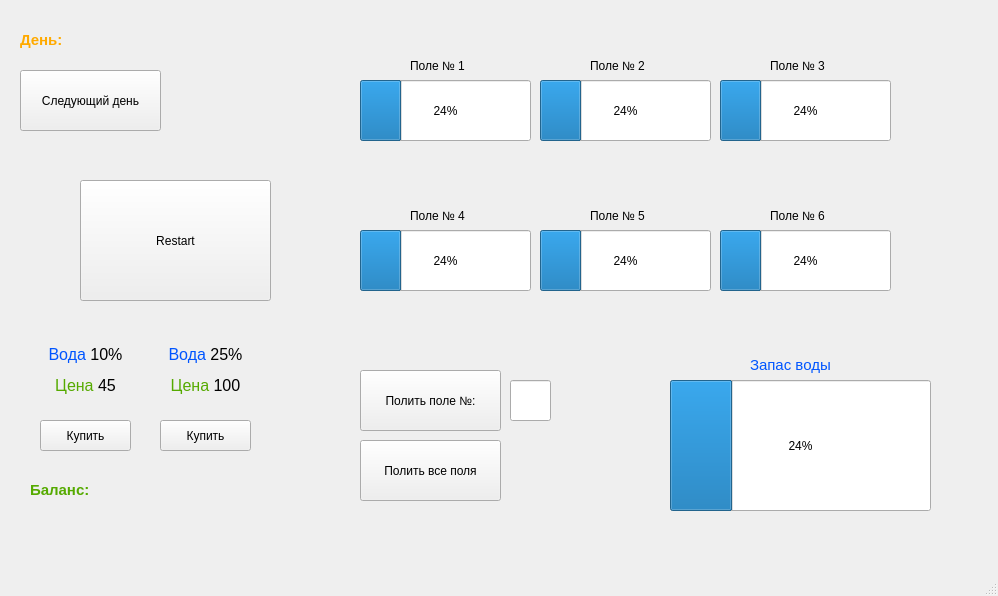
<?xml version="1.0" encoding="UTF-8"?>
<ui version="4.0">
 <class>MainWindow</class>
 <widget class="QMainWindow" name="MainWindow">
  <property name="geometry">
   <rect>
    <x>0</x>
    <y>0</y>
    <width>998</width>
    <height>596</height>
   </rect>
  </property>
  <property name="windowTitle">
   <string>MainWindow</string>
  </property>
  <property name="iconSize">
   <size>
    <width>16</width>
    <height>16</height>
   </size>
  </property>
  <property name="documentMode">
   <bool>false</bool>
  </property>
  <widget class="QWidget" name="centralwidget">
   <widget class="QProgressBar" name="progressBar_1field">
    <property name="geometry">
     <rect>
      <x>360</x>
      <y>80</y>
      <width>171</width>
      <height>61</height>
     </rect>
    </property>
    <property name="value">
     <number>24</number>
    </property>
   </widget>
   <widget class="QPushButton" name="buttonWaterTheField">
    <property name="geometry">
     <rect>
      <x>360</x>
      <y>370</y>
      <width>141</width>
      <height>61</height>
     </rect>
    </property>
    <property name="text">
     <string>Полить поле №:</string>
    </property>
   </widget>
   <widget class="QLineEdit" name="lineEdit_NumberOfField">
    <property name="geometry">
     <rect>
      <x>510</x>
      <y>380</y>
      <width>41</width>
      <height>41</height>
     </rect>
    </property>
   </widget>
   <widget class="QProgressBar" name="progressBar_2field">
    <property name="geometry">
     <rect>
      <x>540</x>
      <y>80</y>
      <width>171</width>
      <height>61</height>
     </rect>
    </property>
    <property name="value">
     <number>24</number>
    </property>
   </widget>
   <widget class="QProgressBar" name="progressBar_3field">
    <property name="geometry">
     <rect>
      <x>720</x>
      <y>80</y>
      <width>171</width>
      <height>61</height>
     </rect>
    </property>
    <property name="value">
     <number>24</number>
    </property>
   </widget>
   <widget class="QLabel" name="label">
    <property name="geometry">
     <rect>
      <x>410</x>
      <y>50</y>
      <width>111</width>
      <height>31</height>
     </rect>
    </property>
    <property name="text">
     <string>Поле № 1</string>
    </property>
   </widget>
   <widget class="QLabel" name="label_2">
    <property name="geometry">
     <rect>
      <x>590</x>
      <y>50</y>
      <width>111</width>
      <height>31</height>
     </rect>
    </property>
    <property name="text">
     <string>Поле № 2</string>
    </property>
   </widget>
   <widget class="QLabel" name="label_3">
    <property name="geometry">
     <rect>
      <x>770</x>
      <y>50</y>
      <width>111</width>
      <height>31</height>
     </rect>
    </property>
    <property name="text">
     <string>Поле № 3</string>
    </property>
   </widget>
   <widget class="QProgressBar" name="progressBar_4field">
    <property name="geometry">
     <rect>
      <x>360</x>
      <y>230</y>
      <width>171</width>
      <height>61</height>
     </rect>
    </property>
    <property name="value">
     <number>24</number>
    </property>
   </widget>
   <widget class="QProgressBar" name="progressBar_5field">
    <property name="geometry">
     <rect>
      <x>540</x>
      <y>230</y>
      <width>171</width>
      <height>61</height>
     </rect>
    </property>
    <property name="value">
     <number>24</number>
    </property>
   </widget>
   <widget class="QLabel" name="label_4">
    <property name="geometry">
     <rect>
      <x>590</x>
      <y>200</y>
      <width>111</width>
      <height>31</height>
     </rect>
    </property>
    <property name="text">
     <string>Поле № 5</string>
    </property>
   </widget>
   <widget class="QLabel" name="label_5">
    <property name="geometry">
     <rect>
      <x>770</x>
      <y>200</y>
      <width>111</width>
      <height>31</height>
     </rect>
    </property>
    <property name="text">
     <string>Поле № 6</string>
    </property>
   </widget>
   <widget class="QProgressBar" name="progressBar_6field">
    <property name="geometry">
     <rect>
      <x>720</x>
      <y>230</y>
      <width>171</width>
      <height>61</height>
     </rect>
    </property>
    <property name="value">
     <number>24</number>
    </property>
   </widget>
   <widget class="QLabel" name="label_6">
    <property name="geometry">
     <rect>
      <x>410</x>
      <y>200</y>
      <width>111</width>
      <height>31</height>
     </rect>
    </property>
    <property name="text">
     <string>Поле № 4</string>
    </property>
   </widget>
   <widget class="QPushButton" name="buttonNextDay">
    <property name="geometry">
     <rect>
      <x>20</x>
      <y>70</y>
      <width>141</width>
      <height>61</height>
     </rect>
    </property>
    <property name="text">
     <string>Следующий день</string>
    </property>
   </widget>
   <widget class="QProgressBar" name="progressBar_WaterSupply">
    <property name="geometry">
     <rect>
      <x>670</x>
      <y>380</y>
      <width>261</width>
      <height>131</height>
     </rect>
    </property>
    <property name="value">
     <number>24</number>
    </property>
   </widget>
   <widget class="QLabel" name="label_7">
    <property name="geometry">
     <rect>
      <x>750</x>
      <y>350</y>
      <width>111</width>
      <height>31</height>
     </rect>
    </property>
    <property name="text">
     <string>&lt;html&gt;&lt;head/&gt;&lt;body&gt;&lt;p&gt;&lt;span style=&quot; font-size:11pt; color:#0055ff;&quot;&gt;Запас воды&lt;/span&gt;&lt;/p&gt;&lt;/body&gt;&lt;/html&gt;</string>
    </property>
    <property name="scaledContents">
     <bool>false</bool>
    </property>
   </widget>
   <widget class="QLabel" name="labelNumberOfDay">
    <property name="geometry">
     <rect>
      <x>80</x>
      <y>20</y>
      <width>151</width>
      <height>41</height>
     </rect>
    </property>
    <property name="text">
     <string>&lt;html&gt;&lt;head/&gt;&lt;body&gt;&lt;p&gt;&lt;br/&gt;&lt;/p&gt;&lt;/body&gt;&lt;/html&gt;</string>
    </property>
   </widget>
   <widget class="QLabel" name="label_8">
    <property name="geometry">
     <rect>
      <x>20</x>
      <y>20</y>
      <width>61</width>
      <height>41</height>
     </rect>
    </property>
    <property name="text">
     <string>&lt;html&gt;&lt;head/&gt;&lt;body&gt;&lt;p&gt;&lt;span style=&quot; font-size:11pt; font-weight:600; color:#ffaa00;&quot;&gt;День:&lt;/span&gt;&lt;/p&gt;&lt;/body&gt;&lt;/html&gt;</string>
    </property>
   </widget>
   <widget class="QPushButton" name="buttonWaterAllFields">
    <property name="geometry">
     <rect>
      <x>360</x>
      <y>440</y>
      <width>141</width>
      <height>61</height>
     </rect>
    </property>
    <property name="text">
     <string>Полить все поля</string>
    </property>
   </widget>
   <widget class="QLabel" name="LabelDeadField_1">
    <property name="geometry">
     <rect>
      <x>360</x>
      <y>70</y>
      <width>191</width>
      <height>71</height>
     </rect>
    </property>
    <property name="text">
     <string/>
    </property>
   </widget>
   <widget class="QLabel" name="LabelDeadField_2">
    <property name="geometry">
     <rect>
      <x>540</x>
      <y>70</y>
      <width>191</width>
      <height>71</height>
     </rect>
    </property>
    <property name="text">
     <string/>
    </property>
   </widget>
   <widget class="QLabel" name="LabelDeadField_3">
    <property name="geometry">
     <rect>
      <x>720</x>
      <y>70</y>
      <width>191</width>
      <height>71</height>
     </rect>
    </property>
    <property name="text">
     <string/>
    </property>
   </widget>
   <widget class="QLabel" name="LabelDeadField_4">
    <property name="geometry">
     <rect>
      <x>360</x>
      <y>220</y>
      <width>191</width>
      <height>71</height>
     </rect>
    </property>
    <property name="text">
     <string/>
    </property>
   </widget>
   <widget class="QLabel" name="LabelDeadField_5">
    <property name="geometry">
     <rect>
      <x>540</x>
      <y>220</y>
      <width>191</width>
      <height>71</height>
     </rect>
    </property>
    <property name="text">
     <string/>
    </property>
   </widget>
   <widget class="QLabel" name="LabelDeadField_6">
    <property name="geometry">
     <rect>
      <x>720</x>
      <y>220</y>
      <width>191</width>
      <height>71</height>
     </rect>
    </property>
    <property name="text">
     <string/>
    </property>
   </widget>
   <widget class="QLabel" name="label_9">
    <property name="geometry">
     <rect>
      <x>30</x>
      <y>470</y>
      <width>91</width>
      <height>41</height>
     </rect>
    </property>
    <property name="text">
     <string>&lt;html&gt;&lt;head/&gt;&lt;body&gt;&lt;p&gt;&lt;span style=&quot; font-size:11pt; font-weight:600; color:#55aa00;&quot;&gt;Баланс:&lt;/span&gt;&lt;/p&gt;&lt;/body&gt;&lt;/html&gt;</string>
    </property>
   </widget>
   <widget class="QLabel" name="labelAmountOfMoney">
    <property name="geometry">
     <rect>
      <x>120</x>
      <y>470</y>
      <width>151</width>
      <height>41</height>
     </rect>
    </property>
    <property name="text">
     <string>&lt;html&gt;&lt;head/&gt;&lt;body&gt;&lt;p&gt;&lt;br/&gt;&lt;/p&gt;&lt;/body&gt;&lt;/html&gt;</string>
    </property>
   </widget>
   <widget class="QPushButton" name="buttonBuy25Water">
    <property name="geometry">
     <rect>
      <x>160</x>
      <y>420</y>
      <width>91</width>
      <height>31</height>
     </rect>
    </property>
    <property name="text">
     <string>Купить</string>
    </property>
   </widget>
   <widget class="QPushButton" name="buttonBuy10Water">
    <property name="geometry">
     <rect>
      <x>40</x>
      <y>420</y>
      <width>91</width>
      <height>31</height>
     </rect>
    </property>
    <property name="text">
     <string>Купить</string>
    </property>
   </widget>
   <widget class="QLabel" name="label_10">
    <property name="geometry">
     <rect>
      <x>30</x>
      <y>340</y>
      <width>111</width>
      <height>61</height>
     </rect>
    </property>
    <property name="text">
     <string>&lt;html&gt;&lt;head/&gt;&lt;body&gt;&lt;p align=&quot;center&quot;&gt;&lt;span style=&quot; font-size:12pt; color:#0055ff;&quot;&gt;Вода&lt;/span&gt;&lt;span style=&quot; font-size:12pt;&quot;&gt; 10%&lt;/span&gt;&lt;/p&gt;&lt;p align=&quot;center&quot;&gt;&lt;span style=&quot; font-size:12pt; color:#55aa00;&quot;&gt;Цена&lt;/span&gt;&lt;span style=&quot; font-size:12pt;&quot;&gt; 45&lt;/span&gt;&lt;/p&gt;&lt;/body&gt;&lt;/html&gt;</string>
    </property>
   </widget>
   <widget class="QLabel" name="label_11">
    <property name="geometry">
     <rect>
      <x>150</x>
      <y>340</y>
      <width>111</width>
      <height>61</height>
     </rect>
    </property>
    <property name="text">
     <string>&lt;html&gt;&lt;head/&gt;&lt;body&gt;&lt;p align=&quot;center&quot;&gt;&lt;span style=&quot; font-size:12pt; color:#0055ff;&quot;&gt;Вода&lt;/span&gt;&lt;span style=&quot; font-size:12pt;&quot;&gt; 25%&lt;/span&gt;&lt;/p&gt;&lt;p align=&quot;center&quot;&gt;&lt;span style=&quot; font-size:12pt; color:#55aa00;&quot;&gt;Цена&lt;/span&gt;&lt;span style=&quot; font-size:12pt;&quot;&gt; 100&lt;/span&gt;&lt;/p&gt;&lt;/body&gt;&lt;/html&gt;</string>
    </property>
   </widget>
   <widget class="QPushButton" name="pushButtonToRestart">
    <property name="geometry">
     <rect>
      <x>80</x>
      <y>180</y>
      <width>191</width>
      <height>121</height>
     </rect>
    </property>
    <property name="text">
     <string>Restart</string>
    </property>
   </widget>
  </widget>
  <widget class="QMenuBar" name="menubar">
   <property name="geometry">
    <rect>
     <x>0</x>
     <y>0</y>
     <width>998</width>
     <height>25</height>
    </rect>
   </property>
  </widget>
  <widget class="QStatusBar" name="statusbar"/>
  <action name="action_25_10">
   <property name="text">
    <string>+25% воды / 10$</string>
   </property>
   <property name="toolTip">
    <string>&lt;html&gt;&lt;head/&gt;&lt;body&gt;&lt;p&gt;+25% &lt;span style=&quot; color:#0055ff;&quot;&gt;воды&lt;/span&gt; / &lt;span style=&quot; color:#55ff7f;&quot;&gt;10$&lt;/span&gt;&lt;/p&gt;&lt;/body&gt;&lt;/html&gt;</string>
   </property>
  </action>
  <action name="action_50_19">
   <property name="text">
    <string>+50% воды / 19$</string>
   </property>
   <property name="toolTip">
    <string>&lt;html&gt;&lt;head/&gt;&lt;body&gt;&lt;p&gt;+50% &lt;span style=&quot; color:#0055ff;&quot;&gt;воды&lt;/span&gt; /&lt;span style=&quot; color:#55ff00;&quot;&gt; 19$&lt;/span&gt;&lt;/p&gt;&lt;/body&gt;&lt;/html&gt;</string>
   </property>
  </action>
 </widget>
 <resources/>
 <connections/>
</ui>
